Frame 1 (no input): blank canvas, image omitted
Frame 60 (no input): blank canvas, image omitted
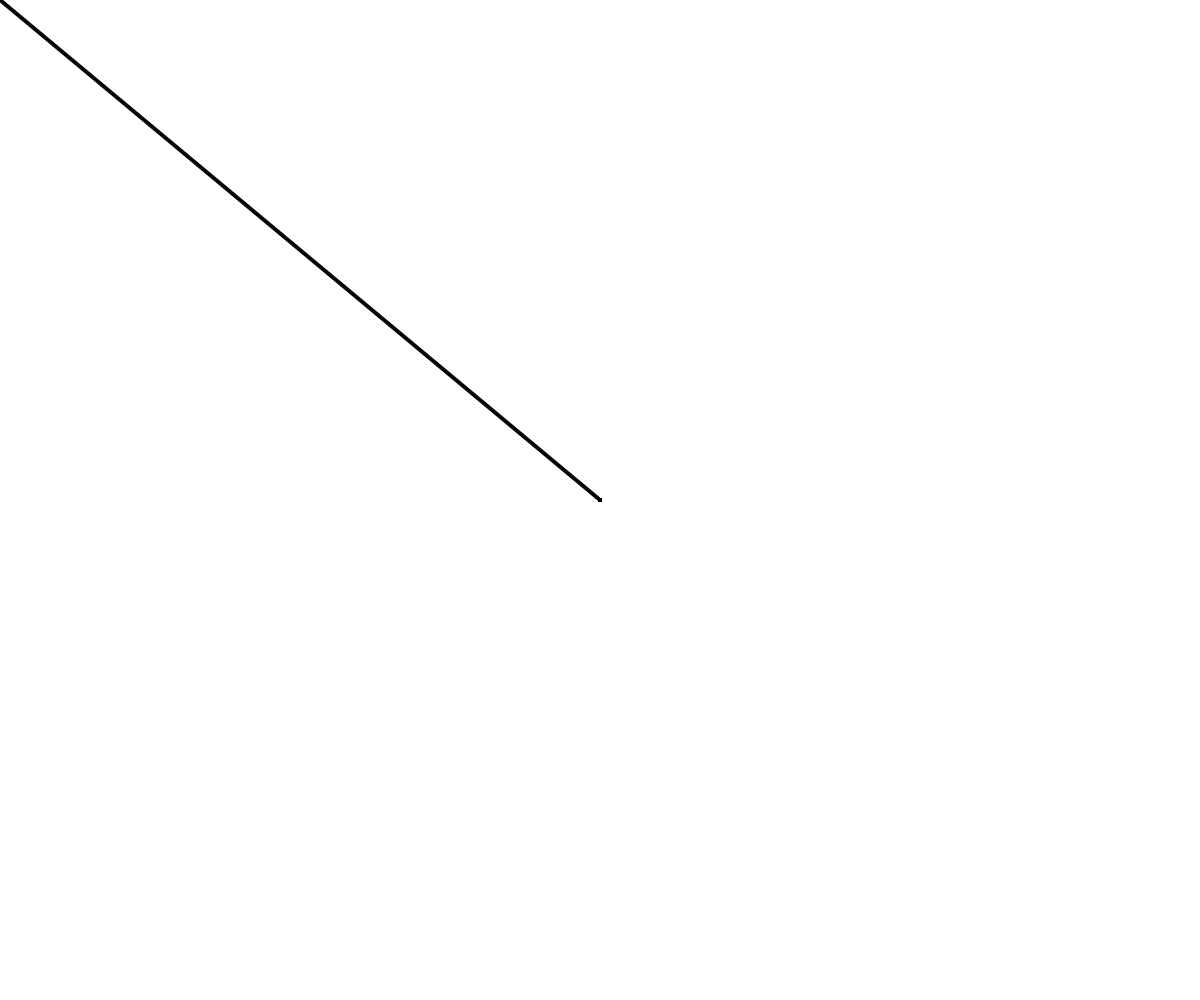
Frame 120 (the mouse pressed at the canvas centre since frame 60)

The p5.js sketch whose frames 1 and 60 were blank and that drew this single picture after the mouse press (run headless with seeded random() and noise() and a simulated clock; from frame 60 on, the mouse is pressed at the canvas centre):

// p5.js sketch
// ── sketch.js
// Interactive Scene
// Dylan Yelich
// Sept 12
//
// Extra for Experts:
// -Not Expert Yet

function setup() {
  createCanvas(windowWidth, windowHeight);
  background(255);
  strokeWeight(4);
}

function draw() {
	if (mouseIsPressed) {
    line(mouseX, mouseY, pmouseX, pmouseY);
  }
}

function keyTyped() {
  if (key === 'w') {
    background(255);
  }
  else if (key === 'b') {
    background(0);
  }
  if (keyIsPressed) {
    if (key === '1') {
      stroke(0,0,0);
		}
    if (key === '2') {
      stroke(255,255,255);
    }
    if (key === '3') {
      stroke(255,0,0);
    }
    if (key === '4') {
      stroke(0,155,0);
    }
    if (key === '5') {
      stroke(0,0,255);
    }
    if (key === '6') {
      stroke(75, 50, 15);
    }
    if (key === '7') {
      stroke(175, 0, 255);
    }
    if (key === '8') {
      stroke(255, 210, 60);
    }
    if (key === '9') {
      stroke(255, 200, 200);
    }
    if (key === '0') {
      stroke(135, 135, 135);
    }
		if (key === 'a') {
      strokeWeight(2)
		}
    if (key === 's') {
      strokeWeight(3)
    }
    if (key === 'd') {
      strokeWeight(5)
    }
    if (key === 'f') {
      strokeWeight(7)
    }
  }
}
